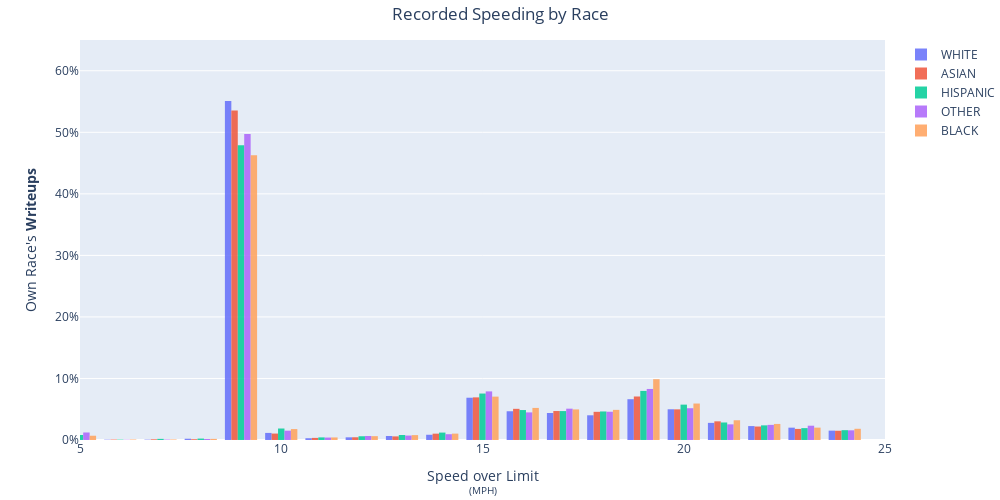

The code cell stored with this chart in its notebook:
### Code cell
all_rows_speeding_plot = plot_speeding_hist(df, 'probability density')
all_rows_speeding_plot.update_yaxes(title={'text':"Own Race's <b>Writeups<b>"})
all_rows_speeding_plot.update_layout(title='Recorded Speeding by Race',title_x=0.5) # <br><sup> Number of Citations<sup>
all_rows_speeding_plot.write_image('Recorded Speeding by Race - Writeups.png', scale=5)
all_rows_speeding_plot.show()

### Figure 1 — Plotly figure (JSON) as saved in the notebook; plotly's stock layout.template omitted (floating-point values rounded to 4 significant figures; data arrays with more than 128 entries replaced by an {"elided": "..."} marker saying what was removed)
{"data": [{"histnorm": "probability density", "name": "WHITE", "opacity": 0.85, "type": "histogram", "x": {"elided": "46391 int values"}}, {"histnorm": "probability density", "name": "ASIAN", "opacity": 0.85, "type": "histogram", "x": {"elided": "6989 int values"}}, {"histnorm": "probability density", "name": "HISPANIC", "opacity": 0.85, "type": "histogram", "x": {"elided": "15591 int values"}}, {"histnorm": "probability density", "name": "OTHER", "opacity": 0.85, "type": "histogram", "x": {"elided": "6799 int values"}}, {"histnorm": "probability density", "name": "BLACK", "opacity": 0.85, "type": "histogram", "x": {"elided": "24161 int values"}}], "layout": {"autosize": false, "height": 500, "margin": {"b": 0, "t": 40}, "title": {"text": "Recorded Speeding by Race", "x": 0.5}, "width": 1000, "xaxis": {"range": [5, 25], "title": {"text": "Speed over Limit<br><sup>(MPH)<sup>"}}, "yaxis": {"range": [0, 0.65], "tickformat": ",.0%", "title": {"text": "Own Race's <b>Writeups<b>"}}}}
